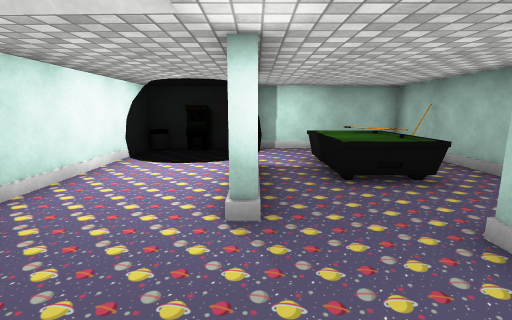
View 1 (above)

12 first-person views from a walk through a 3-D level made in the Unity game engine. The camera is 1.3 m above the floor, tilts 10° down and sees 85° across. The floor is counted in squares, 1 m on a side. Each view is taken from the middle of a square. On the plan, view 1 faces up. The plan holds only what a view shows up to about 13 squares ahead; the rest is blank. The place goes on beyond the plan. The player is left out. Some surface patterns are stand-ins.

View 2
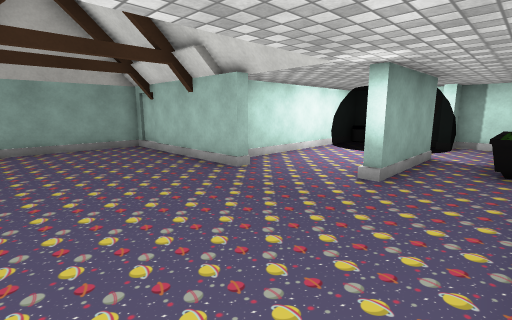

View 3
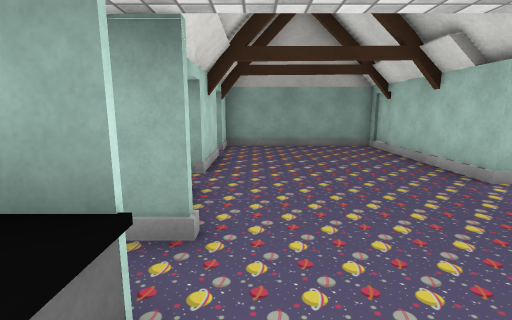

View 4
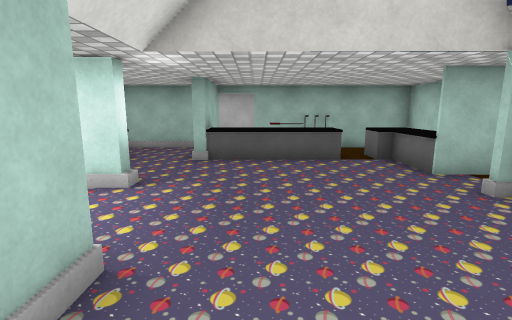

View 5
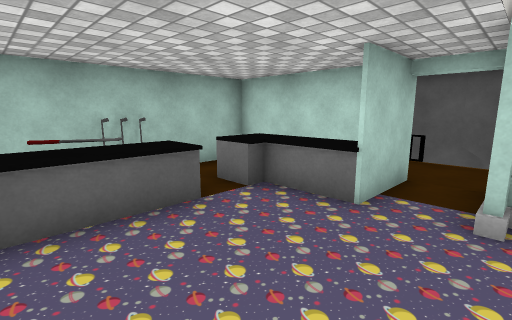

View 6
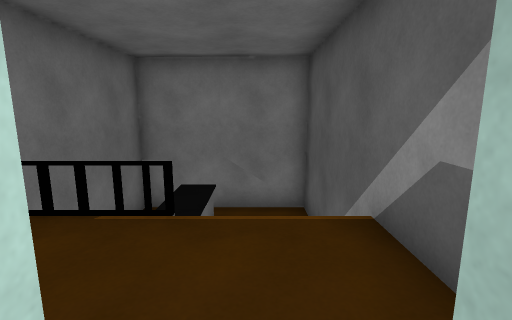

View 7
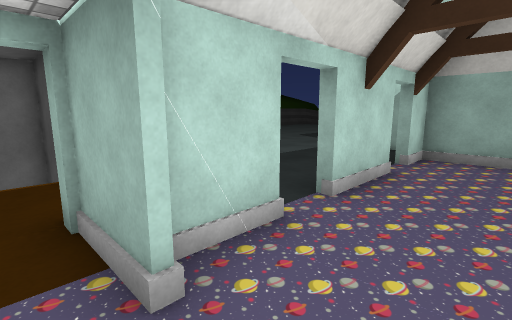

View 8
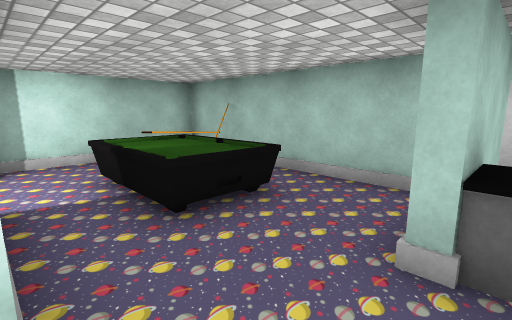

View 9
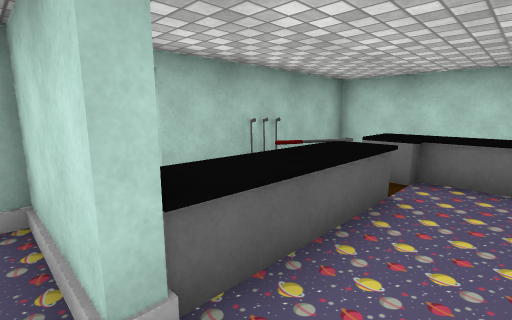

View 10
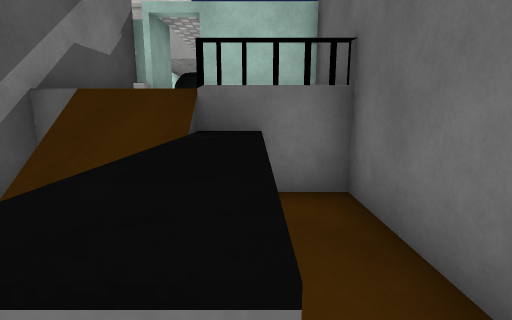

View 11
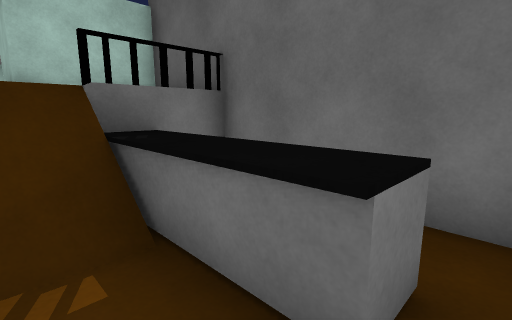

View 12
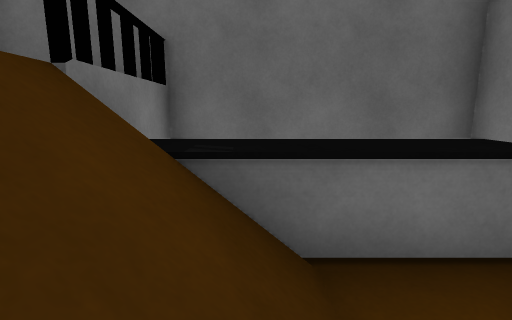

### Floor plan
Key: @ floor where view 1 was taken; # wall or solid block; x gap in a wall; . main floor; - floor 0.75 m lower than the main floor; _ floor 1.75 m lower than the main floor; / step, stairs or slope; = window, fence, low wall or low ledge; ^ raised ledge; v drop or lower ground; O other object.
Columns run from 10 left of view 1 to 5 right of it. Each row starts with its distance up from view 1.
 10         ########
  9           #..  #
  8           #.OO #
  7       #   #.OO #
  6       #...#.OO.#
  5       #...#.OO.#
  4       #...#....#
  3  ###  ##.....###
  2  #.#####.....^##
  1  #...........^ #
  0  #........@..=##
 -1  #...........^ #
 -2  #...........^.#
 -3 ###.x##.##.^^^.#
 -4 #..  ...##.#####
 -5 #  .... ##.#####
 -6   ...   #.....#
 -7 ....    #.....#
 -8 ...     #v//=_#
 -9         #_//-_#
-10         # _v-_#
-11         #  v-_#
-12         #_____#
-13         #######

Where each view was taken, in squares from view 1:
view 1: 0 up, 0 right, facing up
view 2: 2 down, 2 right, facing up-left
view 3: 2 down, 2 right, facing left
view 4: 1 up, 5 left, facing right
view 5: 1 up, 1 left, facing down-right
view 6: 4 down, 0 right, facing down
view 7: 1 down, 0 right, facing down-left
view 8: 2 up, 0 right, facing up-right
view 9: 3 up, 1 right, facing down-right
view 10: 12 down, 2 right, facing up
view 11: 12 down, 0 right, facing up-right
view 12: 9 down, 1 left, facing right
